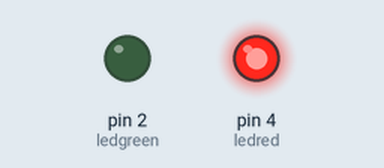
This sketch was run on a simulated Arduino Uno, built with avr-gcc and run on an emulated ATmega328P. Parts: output pins drawn as LEDs (lit = HIGH). The audio player accepts every command and is not drawn; pins used as bus, display or sensor lines are not drawn.

Above: at 7.9 s.
At 21.0 s:
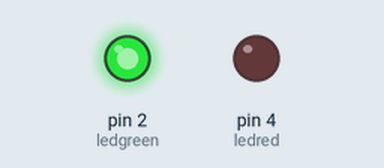
Timing chart, 0 to 34.2 s (numbered marks = the images above):
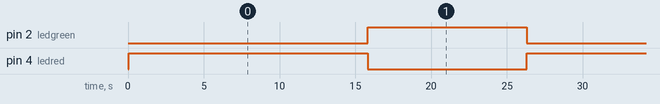

The sketch:

rfid_final.ino
```cpp
#include <SPI.h> // RFID는 SPI통신을 하기 때문에 사용
#include <MFRC522.h> // RFID를 사용할 수 있는 헤더파일
#include <SoftwareSerial.h> // MP3모듈이 시리얼 통신을 때문에 사용
#include <DFPlayer_Mini_Mp3.h> // MP3모듈을 사용할 수 있는 헤더파일

#define RST_PIN 9 // reset핀은 9번으로 설정
#define SS_PIN 10 // SlaveSelect핀은 10번으로 설정
#define RST2 7 // reset핀은 7번 설정
#define SS2 8 // SlaveSelect핀은 8번 설정
#define ledred 4 // 빨간색 신호등 불
#define ledgreen 2 // 초록색 신호등 불
int c = 0; // 카운터 의미로써 사용하기 위한 변수

MFRC522 mfrc(SS_PIN, RST_PIN); // MFR522를 사용해 RFID의 Slave //Select와 Reset핀을 지정하여 mfrc1 객체 생성MFRC522 mfrc2(SS2, RST2); // MFR522를 사용해 RFID의
//Slave Select와 Reset핀을 지정하여 mfrc2 객체 생성

void setup() // 초기 설정
{
Serial.begin(9600); //아두이노 통신 속도 설정 9600bps
SPI.begin(); // SPI 초기화 (SPI통신을 사용하겠다.)
mfrc.PCD_Init(); // RFID1 모듈 초기화
pinMode(ledred , OUTPUT); // 빨간색 신호등 세팅
pinMode(ledgreen , OUTPUT); // 초록색 신호등 세팅
mp3_set_serial (Serial); // mp3모듈에 9600bps 통신 속도 설정
delay(1); // 스피커 소리 크기 세팅시간 1ms
mp3_set_volume (30); // 스피커 소리 크기 최대 30
} // setup 끝

void loop()
{
  for(int a=0; a < 30; a++) // 빨간불 15초
  {
    digitalWrite(ledred , HIGH);
    digitalWrite(ledgreen , LOW);
    delay(500);

    if ( mfrc.PICC_IsNewCardPresent() && mfrc.PICC_ReadCardSerial() )
    {
      c=1;

      if(24<=a) //13초 이후
      {break;}

      mp3_play (1); //‘빨간불이니 잠시만 기다려주세요.’
      delay(3000);
      a=a+6;
    }

  } // 빨간불 끝

  if(c == 0)
  {
    for(int b=0; b<20; b++) //초록불 10초
    {
      digitalWrite(ledred, LOW);
      digitalWrite(ledgreen, HIGH);
      delay(500);

      if ( mfrc.PICC_IsNewCardPresent() && mfrc.PICC_ReadCardSerial() )
      {
        c=1;

        if(14<=b)
        {break;}

        mp3_play (3); // ‘초록불이니 다음신호를 기다려주세요.’
        delay(3000);
        b=b+6;
      }

    }

    return;

  } // 보행자 신호 종료

  if(c == 1)
  {
    digitalWrite(ledred, LOW);
    digitalWrite(ledgreen, HIGH);
    c=0;
    mp3_play (2); //‘초록불이 되었습니다, 조심히 건너가세요.’
    delay(4100);

    for(int b=0; b<12; b=b+3)
    {
      mp3_play (4); // ‘삐삐삐삑 삐삐삐삑’
      delay(2900);

      if ( mfrc.PICC_IsNewCardPresent() && mfrc.PICC_ReadCardSerial() )
      { c=1; }

    }

  } //초록불 끝

}
```

Measured:
- by itself, pin 2 (ledgreen): alternates HIGH for 10.5 s and LOW for 15.8 s
- by itself, pin 4 (ledred): alternates HIGH for 15.8 s and LOW for 10.5 s
